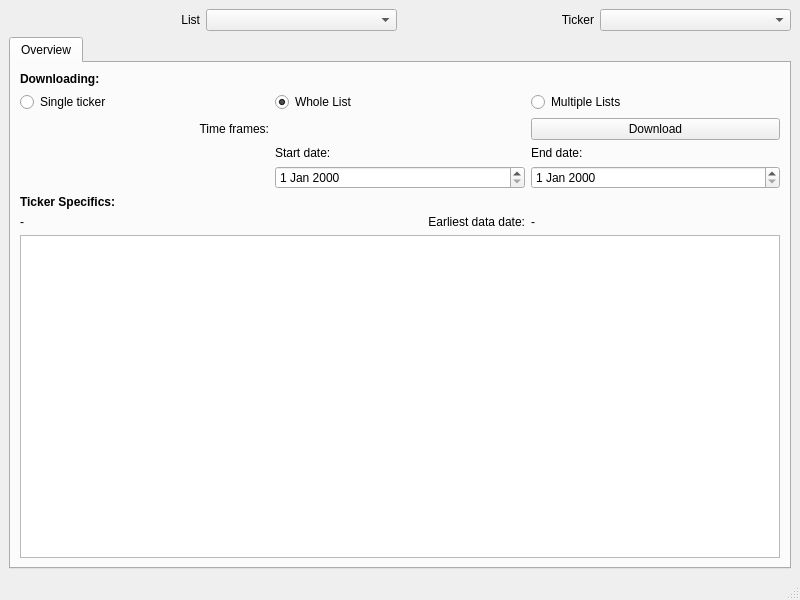
<?xml version="1.0" encoding="UTF-8"?>
<ui version="4.0">
 <class>MainWindow</class>
 <widget class="QMainWindow" name="MainWindow">
  <property name="geometry">
   <rect>
    <x>0</x>
    <y>0</y>
    <width>800</width>
    <height>600</height>
   </rect>
  </property>
  <property name="windowTitle">
   <string>Movers</string>
  </property>
  <widget class="QWidget" name="centralwidget">
   <layout class="QGridLayout" name="gridLayout">
    <item row="0" column="0">
     <layout class="QHBoxLayout" name="horizontalLayout_2">
      <item>
       <widget class="QLabel" name="label_2">
        <property name="text">
         <string>List</string>
        </property>
        <property name="alignment">
         <set>Qt::AlignRight|Qt::AlignTrailing|Qt::AlignVCenter</set>
        </property>
       </widget>
      </item>
      <item>
       <widget class="QComboBox" name="list_selector"/>
      </item>
      <item>
       <widget class="QLabel" name="label_7">
        <property name="layoutDirection">
         <enum>Qt::LeftToRight</enum>
        </property>
        <property name="text">
         <string>Ticker</string>
        </property>
        <property name="alignment">
         <set>Qt::AlignRight|Qt::AlignTrailing|Qt::AlignVCenter</set>
        </property>
       </widget>
      </item>
      <item>
       <widget class="QComboBox" name="ticker_selector"/>
      </item>
     </layout>
    </item>
    <item row="1" column="0">
     <widget class="QTabWidget" name="tab_widget">
      <property name="toolTip">
       <string>&lt;html&gt;&lt;head/&gt;&lt;body&gt;&lt;p&gt;Testing&lt;/p&gt;&lt;/body&gt;&lt;/html&gt;</string>
      </property>
      <property name="currentIndex">
       <number>0</number>
      </property>
      <widget class="QWidget" name="overview">
       <property name="accessibleName">
        <string>Movers</string>
       </property>
       <attribute name="title">
        <string>Overview</string>
       </attribute>
       <layout class="QGridLayout" name="gridLayout_4">
        <item row="0" column="0">
         <layout class="QGridLayout" name="download_control_layout">
          <item row="6" column="2">
           <widget class="QLabel" name="label_5">
            <property name="text">
             <string>Earliest data date:</string>
            </property>
            <property name="alignment">
             <set>Qt::AlignRight|Qt::AlignTrailing|Qt::AlignVCenter</set>
            </property>
           </widget>
          </item>
          <item row="3" column="2">
           <widget class="QLabel" name="label_11">
            <property name="text">
             <string>Start date:</string>
            </property>
           </widget>
          </item>
          <item row="4" column="2">
           <widget class="QDateEdit" name="dateEdit_2"/>
          </item>
          <item row="4" column="3">
           <widget class="QDateEdit" name="dateEdit"/>
          </item>
          <item row="5" column="1">
           <widget class="QLabel" name="label_8">
            <property name="font">
             <font>
              <bold>true</bold>
             </font>
            </property>
            <property name="text">
             <string>Ticker Specifics:</string>
            </property>
           </widget>
          </item>
          <item row="3" column="3">
           <widget class="QLabel" name="label_12">
            <property name="text">
             <string>End date:</string>
            </property>
           </widget>
          </item>
          <item row="0" column="1">
           <widget class="QLabel" name="label_10">
            <property name="font">
             <font>
              <bold>true</bold>
             </font>
            </property>
            <property name="text">
             <string>Downloading:</string>
            </property>
           </widget>
          </item>
          <item row="1" column="3">
           <widget class="QRadioButton" name="rb_all_lists">
            <property name="text">
             <string>Multiple Lists</string>
            </property>
            <attribute name="buttonGroup">
             <string notr="true">download_type_group</string>
            </attribute>
           </widget>
          </item>
          <item row="6" column="3">
           <widget class="QLabel" name="earliest_date_label">
            <property name="text">
             <string>-</string>
            </property>
           </widget>
          </item>
          <item row="1" column="1">
           <widget class="QRadioButton" name="rb_single_ticker">
            <property name="text">
             <string>Single ticker</string>
            </property>
            <attribute name="buttonGroup">
             <string notr="true">download_type_group</string>
            </attribute>
           </widget>
          </item>
          <item row="2" column="1">
           <layout class="QHBoxLayout" name="download_bar_layout">
            <item>
             <widget class="QLabel" name="label_6">
              <property name="text">
               <string>Time frames:</string>
              </property>
              <property name="alignment">
               <set>Qt::AlignRight|Qt::AlignTrailing|Qt::AlignVCenter</set>
              </property>
             </widget>
            </item>
           </layout>
          </item>
          <item row="1" column="2">
           <widget class="QRadioButton" name="rb_whole_list">
            <property name="text">
             <string>Whole List</string>
            </property>
            <property name="checked">
             <bool>true</bool>
            </property>
            <attribute name="buttonGroup">
             <string notr="true">download_type_group</string>
            </attribute>
           </widget>
          </item>
          <item row="6" column="1">
           <widget class="QLabel" name="ticker_description_label">
            <property name="text">
             <string>-</string>
            </property>
           </widget>
          </item>
          <item row="4" column="1">
           <layout class="QHBoxLayout" name="polygon_layout"/>
          </item>
          <item row="2" column="3">
           <widget class="QPushButton" name="download_button">
            <property name="text">
             <string>Download</string>
            </property>
           </widget>
          </item>
         </layout>
        </item>
        <item row="1" column="0">
         <widget class="QTableView" name="data_ranges_table"/>
        </item>
       </layout>
      </widget>
     </widget>
    </item>
   </layout>
  </widget>
  <widget class="QStatusBar" name="statusBar"/>
 </widget>
 <resources/>
 <connections/>
 <buttongroups>
  <buttongroup name="download_type_group"/>
 </buttongroups>
</ui>
